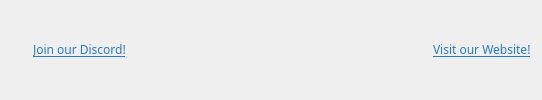
    <widget class="QWidget" name="top_layout" native="true">
     <property name="sizePolicy">
      <sizepolicy hsizetype="Preferred" vsizetype="Fixed">
       <horstretch>0</horstretch>
       <verstretch>0</verstretch>
      </sizepolicy>
     </property>
     <property name="styleSheet">
      <string notr="true">QWidget#top_layout {
background-color: rgb(17, 17, 17);
}</string>
     </property>
     <layout class="QHBoxLayout" name="horizontalLayout_3">
      <property name="spacing">
       <number>0</number>
      </property>
      <property name="sizeConstraint">
       <enum>QLayout::SetDefaultConstraint</enum>
      </property>
      <property name="topMargin">
       <number>5</number>
      </property>
      <property name="bottomMargin">
       <number>5</number>
      </property>
      <item>
       <layout class="QHBoxLayout" name="discord_layout">
        <property name="spacing">
         <number>0</number>
        </property>
        <property name="sizeConstraint">
         <enum>QLayout::SetDefaultConstraint</enum>
        </property>
        <property name="leftMargin">
         <number>0</number>
        </property>
        <property name="rightMargin">
         <number>229</number>
        </property>
        <item alignment="Qt::AlignRight|Qt::AlignVCenter">
         <widget class="QLabel" name="label_3">
          <property name="sizePolicy">
           <sizepolicy hsizetype="Fixed" vsizetype="Fixed">
            <horstretch>0</horstretch>
            <verstretch>0</verstretch>
           </sizepolicy>
          </property>
          <property name="minimumSize">
           <size>
            <width>18</width>
            <height>13</height>
           </size>
          </property>
          <property name="maximumSize">
           <size>
            <width>16</width>
            <height>14</height>
           </size>
          </property>
          <property name="baseSize">
           <size>
            <width>0</width>
            <height>0</height>
           </size>
          </property>
          <property name="text">
           <string/>
          </property>
          <property name="pixmap">
           <pixmap resource="Items.qrc">:/Icons/discord-mark.png</pixmap>
          </property>
          <property name="scaledContents">
           <bool>true</bool>
          </property>
          <property name="alignment">
           <set>Qt::AlignCenter</set>
          </property>
          <property name="wordWrap">
           <bool>false</bool>
          </property>
          <property name="margin">
           <number>1</number>
          </property>
          <property name="indent">
           <number>-1</number>
          </property>
         </widget>
        </item>
        <item>
         <spacer name="horizontalSpacer_4">
          <property name="orientation">
           <enum>Qt::Horizontal</enum>
          </property>
          <property name="sizeType">
           <enum>QSizePolicy::Fixed</enum>
          </property>
          <property name="sizeHint" stdset="0">
           <size>
            <width>4</width>
            <height>12</height>
           </size>
          </property>
         </spacer>
        </item>
        <item alignment="Qt::AlignLeft">
         <widget class="QLabel" name="label_4">
          <property name="font">
           <font>
            <family>DM Sans</family>
           </font>
          </property>
          <property name="text">
           <string>&lt;html&gt;&lt;head/&gt;&lt;body&gt;&lt;p&gt;&lt;a href=&quot;https://discord.gg/wWvQ3pw&quot;&gt;&lt;span style=&quot; text-decoration: underline; color:#277bcf;&quot;&gt;Join our Discord!&lt;/span&gt;&lt;/a&gt;&lt;/p&gt;&lt;/body&gt;&lt;/html&gt;</string>
          </property>
          <property name="openExternalLinks">
           <bool>true</bool>
          </property>
         </widget>
        </item>
       </layout>
      </item>
      <item>
       <layout class="QHBoxLayout" name="website_layout">
        <property name="spacing">
         <number>0</number>
        </property>
        <property name="sizeConstraint">
         <enum>QLayout::SetDefaultConstraint</enum>
        </property>
        <property name="leftMargin">
         <number>57</number>
        </property>
        <property name="rightMargin">
         <number>0</number>
        </property>
        <item alignment="Qt::AlignRight|Qt::AlignVCenter">
         <widget class="QLabel" name="label_9">
          <property name="sizePolicy">
           <sizepolicy hsizetype="Fixed" vsizetype="Fixed">
            <horstretch>0</horstretch>
            <verstretch>0</verstretch>
           </sizepolicy>
          </property>
          <property name="minimumSize">
           <size>
            <width>17</width>
            <height>17</height>
           </size>
          </property>
          <property name="maximumSize">
           <size>
            <width>16</width>
            <height>17</height>
           </size>
          </property>
          <property name="baseSize">
           <size>
            <width>0</width>
            <height>0</height>
           </size>
          </property>
          <property name="text">
           <string/>
          </property>
          <property name="pixmap">
           <pixmap resource="Items.qrc">:/Icons/Icon_globe.png</pixmap>
          </property>
          <property name="scaledContents">
           <bool>true</bool>
          </property>
          <property name="alignment">
           <set>Qt::AlignCenter</set>
          </property>
          <property name="wordWrap">
           <bool>false</bool>
          </property>
          <property name="margin">
           <number>1</number>
          </property>
          <property name="indent">
           <number>-1</number>
          </property>
         </widget>
        </item>
        <item>
         <spacer name="horizontalSpacer_6">
          <property name="orientation">
           <enum>Qt::Horizontal</enum>
          </property>
          <property name="sizeType">
           <enum>QSizePolicy::Fixed</enum>
          </property>
          <property name="sizeHint" stdset="0">
           <size>
            <width>4</width>
            <height>12</height>
           </size>
          </property>
         </spacer>
        </item>
        <item alignment="Qt::AlignLeft">
         <widget class="QLabel" name="label_10">
          <property name="font">
           <font>
            <family>DM Sans</family>
           </font>
          </property>
          <property name="text">
           <string>&lt;html&gt;&lt;head/&gt;&lt;body&gt;&lt;p&gt;&lt;a href=&quot;https://aceattorneyonline.com/&quot;&gt;&lt;span style=&quot; text-decoration: underline; color:#277bcf;&quot;&gt;Visit our Website!&lt;/span&gt;&lt;/a&gt;&lt;/p&gt;&lt;/body&gt;&lt;/html&gt;</string>
          </property>
          <property name="openExternalLinks">
           <bool>true</bool>
          </property>
         </widget>
        </item>
       </layout>
      </item>
     </layout>
    </widget>
